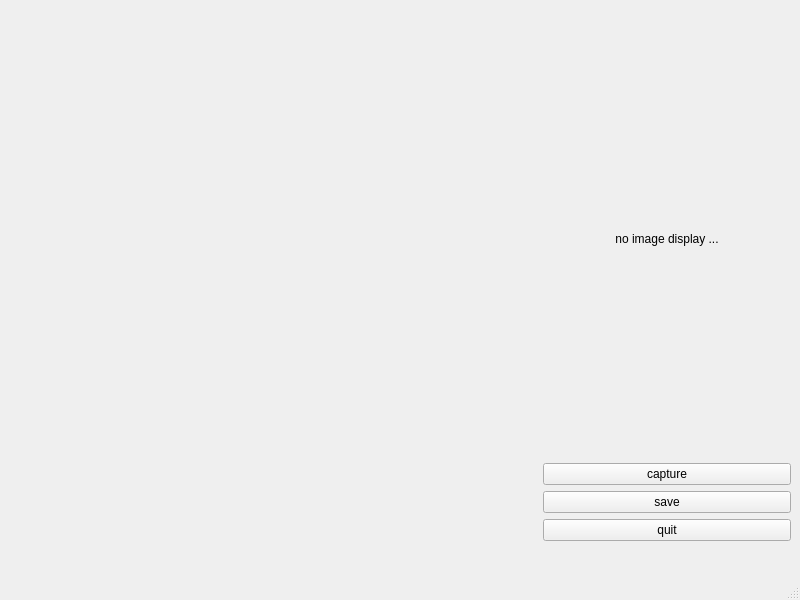
<?xml version="1.0" encoding="UTF-8"?>
<ui version="4.0">
 <class>MainWindow</class>
 <widget class="QMainWindow" name="MainWindow">
  <property name="geometry">
   <rect>
    <x>0</x>
    <y>0</y>
    <width>800</width>
    <height>600</height>
   </rect>
  </property>
  <property name="windowTitle">
   <string>MainWindow</string>
  </property>
  <widget class="QWidget" name="centralwidget">
   <widget class="QWidget" name="layoutWidget">
    <property name="geometry">
     <rect>
      <x>40</x>
      <y>20</y>
      <width>751</width>
      <height>521</height>
     </rect>
    </property>
    <layout class="QHBoxLayout" name="horizontalLayout" stretch="2,1">
     <item>
      <widget class="QWidget" name="viewfinderPage" native="true">
       <property name="sizePolicy">
        <sizepolicy hsizetype="Preferred" vsizetype="Preferred">
         <horstretch>2</horstretch>
         <verstretch>0</verstretch>
        </sizepolicy>
       </property>
       <widget class="QCameraViewfinder" name="viewfinder" native="true">
        <property name="geometry">
         <rect>
          <x>60</x>
          <y>100</y>
          <width>371</width>
          <height>331</height>
         </rect>
        </property>
        <property name="sizePolicy">
         <sizepolicy hsizetype="Preferred" vsizetype="Preferred">
          <horstretch>0</horstretch>
          <verstretch>0</verstretch>
         </sizepolicy>
        </property>
       </widget>
      </widget>
     </item>
     <item>
      <layout class="QVBoxLayout" name="verticalLayout">
       <property name="sizeConstraint">
        <enum>QLayout::SetDefaultConstraint</enum>
       </property>
       <item>
        <widget class="QLabel" name="imageCaptureDisplayLabel">
         <property name="sizePolicy">
          <sizepolicy hsizetype="Preferred" vsizetype="Preferred">
           <horstretch>0</horstretch>
           <verstretch>0</verstretch>
          </sizepolicy>
         </property>
         <property name="text">
          <string>no image display ...</string>
         </property>
         <property name="alignment">
          <set>Qt::AlignCenter</set>
         </property>
        </widget>
       </item>
       <item>
        <widget class="QPushButton" name="captureButton">
         <property name="text">
          <string>capture</string>
         </property>
        </widget>
       </item>
       <item>
        <widget class="QPushButton" name="saveButton">
         <property name="text">
          <string>save</string>
         </property>
        </widget>
       </item>
       <item>
        <widget class="QPushButton" name="quitButton">
         <property name="text">
          <string>quit</string>
         </property>
        </widget>
       </item>
      </layout>
     </item>
    </layout>
   </widget>
  </widget>
  <widget class="QStatusBar" name="statusbar"/>
 </widget>
 <customwidgets>
  <customwidget>
   <class>QCameraViewfinder</class>
   <extends>QWidget</extends>
   <header>qcameraviewfinder.h</header>
   <container>1</container>
  </customwidget>
 </customwidgets>
 <resources/>
 <connections/>
</ui>
